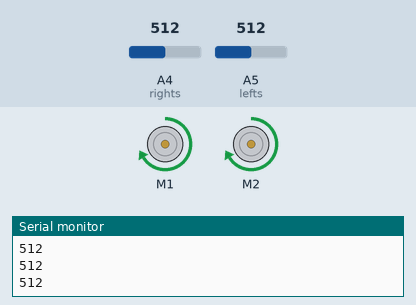
Recording of a sketch running on a simulated Arduino Uno, built with avr-gcc and run on an emulated ATmega328P. Shown: 2 × DC motor (green arrow = forward, orange = backward, longer = faster), the last lines printed to the serial monitor. The inputs (shaded band) are chosen by the test bench; at power-on: A4 (rights) = 512, A5 (lefts) = 512.

Above: at 1.2 s.
1.3 s: A4 (rights) set to 411
2.8 s: A4 (rights) set to 382
At 3.9 s:
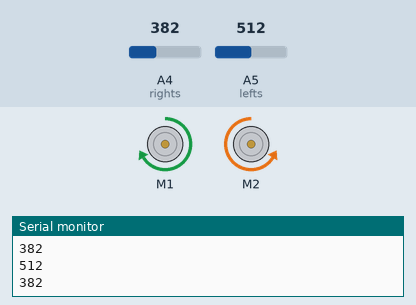
4.3 s: A5 (lefts) set to 416
5.8 s: A5 (lefts) set to 382
At 6.4 s:
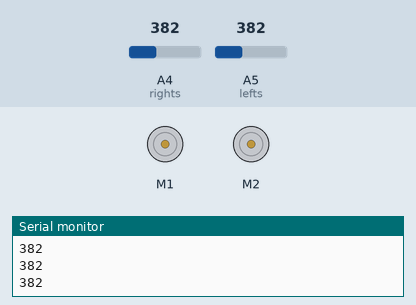
7.3 s: A4 (rights) set to 410
At 8.5 s:
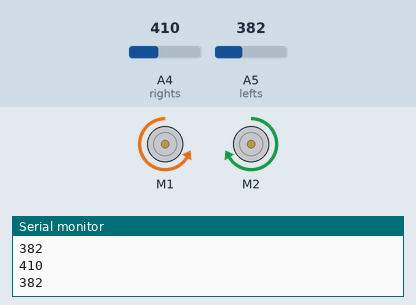
8.8 s: A4 (rights) set to 390
At 9.7 s:
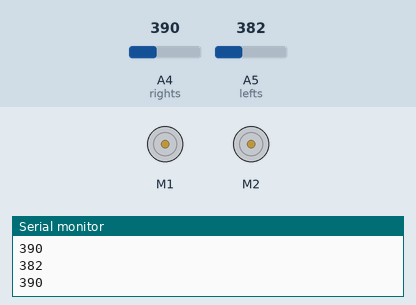
Timing chart, 0 to 11.3 s (numbered marks = the images above; inputs shaded):
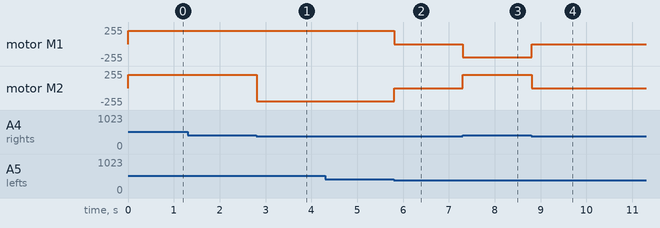

Measured:
- the behaviour switches between 401 and 400 on A4 (rights) (found by bisection; images 0 and 1)
- the behaviour switches between 401 and 400 on A5 (lefts) (found by bisection; images 1 and 2)
- after the input at 2.8 s, motor M2: forward 200/255 → backward 200/255 at once
- after the input at 5.8 s, motor M1: forward 200/255 → stopped at once; motor M2: backward 200/255 → stopped at once
- after the input at 7.3 s, motor M1: stopped → backward 200/255 at once; motor M2: stopped → forward 200/255 at once
- after the input at 8.8 s, motor M1: backward 200/255 → stopped at once; motor M2: forward 200/255 → stopped at once

The sketch:

lineFollower.ino
```cpp
//Line Follower code v1
#include <AFMotor.h>
//defining pins and variables
#define lefts A5    // left IR sensor
#define rights A4   // right IR sensor
//defining motors
AF_DCMotor motorL(1, MOTOR12_8KHZ);
AF_DCMotor motorR(2, MOTOR12_8KHZ);

void setup() {
  //setting the speed of motors
  motorL.setSpeed(200);
  motorR.setSpeed(200);
  //declaring pin types
  pinMode(lefts,INPUT);
  pinMode(rights,INPUT);
  //begin serial communication
  Serial.begin(9600);
}

void loop(){
  //printing values of the sensors to the serial monitor
  Serial.println(analogRead(lefts));
  Serial.println(analogRead(rights));
  //line detected by bo  th
  if(analogRead(lefts)<=400 && analogRead(rights)<=400){
    //stop
    motorL.run(RELEASE);
    motorR.run(RELEASE);
  }
  //line detected by left sensor
  else if(analogRead(lefts)<=400 && !analogRead(rights)<=400){
    //turn left
    motorL.run(BACKWARD);
    motorR.run(FORWARD);
  }
  //line detected by right sensor
  else if(!analogRead(lefts)<=400 && analogRead(rights)<=400){
    //turn right
    motorL.run(FORWARD);
    motorR.run(BACKWARD);
  }
  //line detected by none
  else if(!analogRead(lefts)<=400 && !analogRead(rights)<=400){
    //stop
    motorL.run(FORWARD);
    motorR.run(FORWARD);
  }

}
```
